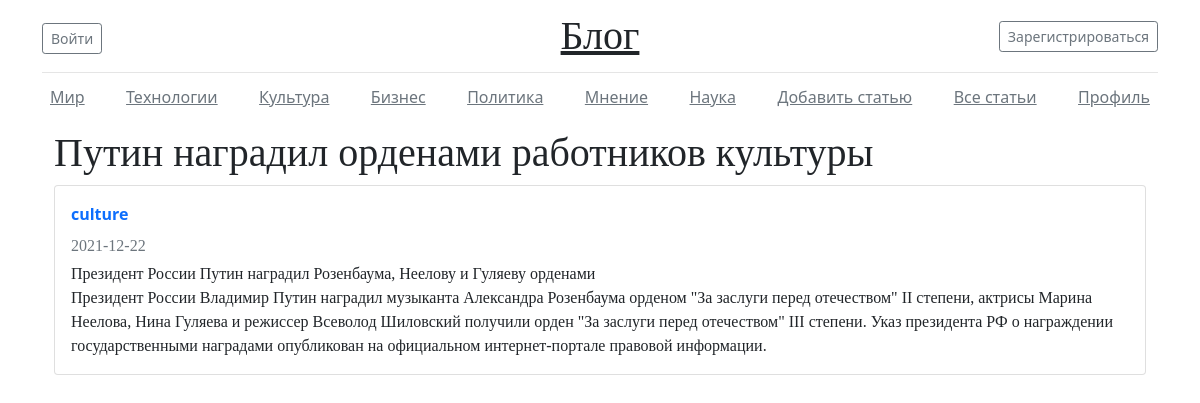
Page /post/1 (signed in) on the committed database.
### app.py (models this page shows, shortened)
class Article(db.Model):
    id = db.Column(db.Integer, primary_key=True)
    intro = db.Column(db.String(300), nullable=False)
    title = db.Column(db.String(100), nullable=False)
    text = db.Column(db.Text, nullable=False)
    date = db.Column(db.DateTime, default=datetime.utcnow)
    author_id = db.Column(db.String, db.ForeignKey('profiles.id'))
    author_name = db.Column(db.String, db.ForeignKey('profiles.name'))
    category = db.Column(db.String(50), nullable=False)

### app.py (the view)
@app.route('/post/<id>')
@login_required
def post(id):
    article = Article.query.filter(Article.id == id).first()
    return render_template("one_post.html", article=article)

### DB.py (called while the page is built)
    def getUser(self, user_id):
        try:
            self.__cur.execute(f"SELECT * FROM users WHERE id = {user_id} LIMIT 1")
            res = self.__cur.fetchone()
            if not res:
                print("Пользователь не найден")
                return False
            return res
        except sqlite3.Error as e:
            print("Ошибка получения данных из БД " + str(e))
        return False

### UserLogin.py (called while the page is built)
    def fromDB(self, user_id, db):
        self.__user = db.getUser(user_id)
        return self

### app.py (called while the page is built)
def connect_db():
    conn = sqlite3.connect(app.config['DATABASE'])
    conn.row_factory = sqlite3.Row
    return conn

def get_db():
    if not hasattr(g, 'link_db'):
        g.link_db = connect_db()
    return g.link_db

@app.before_request
def before_request():
    global dbase
    db1 = get_db()
    dbase = FDataBase(db1)

@login_manager.user_loader
def load_user(user_id):
    print("load_user")
    return UserLogin().fromDB(user_id, dbase)

### templates/one_post.html (shortened to what this page needs)
{% extends 'base.html' %}
{% block body %}
<h1 class="font">{{article.title.capitalize()}}</h1>
<div class="card flex-md-row mb-4 box-shadow h-md-250">
    <div class="card-body d-flex flex-column align-items-start">
        <strong class="d-inline-block mb-2 text-primary">{{article.category}}</strong>
        <div class="mb-1 text-muted font" style="margin-bottom: 30px;">
            {{article.date.date()}}
        </div>
        <p class="card-text mb-auto font" style="margin-bottom: 30px;">
            {{article.intro}}
        </p>
        <p class="card-text mb-auto font">
            {{article.text}}
        </p>
    </div>
</div>
{% endblock %}

### static/css/main.css (style rules this page uses)
body { flex-direction: column; }
.font { font-family: "Playfair Display", Georgia, "Times New Roman", serif; }

### rows in the picture
Article: title "Путин наградил орденами работников культуры", category "culture", date "2021-12-22", intro "Президент России Путин наградил Розенбаума, Неелову и Гуляеву орденами", text "Президент России Владимир Путин наградил музыканта Александра Розенбаума орденом \"За заслуги перед отечеством\" II степени, актрисы Марина Неелова, Нина Гуляева и режиссер Всеволод Шиловский получили орден \"За заслуги перед отечеством\" III степени. Указ президента РФ о награждении государственными наградами опубликован на официальном интернет-портале правовой информации."
